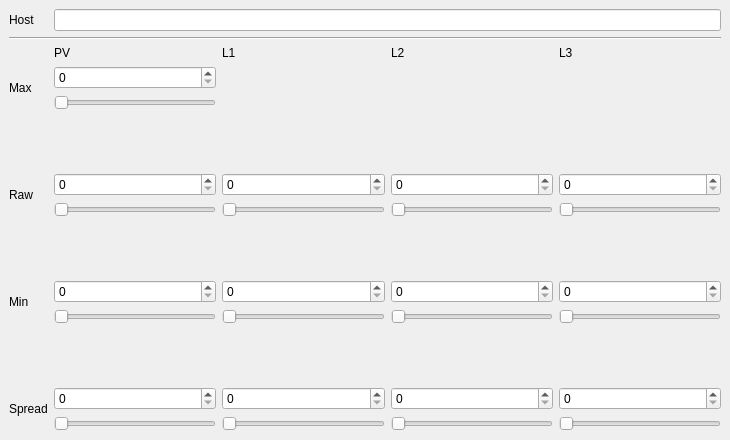
<?xml version="1.0" encoding="UTF-8"?>
<ui version="4.0">
 <class>PowerManagerEmu</class>
 <widget class="QMainWindow" name="PowerManagerEmu">
  <property name="geometry">
   <rect>
    <x>0</x>
    <y>0</y>
    <width>730</width>
    <height>440</height>
   </rect>
  </property>
  <property name="windowTitle">
   <string>Power Manager Emulator</string>
  </property>
  <widget class="QWidget" name="centralwidget">
   <layout class="QVBoxLayout" name="verticalLayout">
    <item>
     <layout class="QGridLayout" name="gridLayout">
      <item row="11" column="1">
       <spacer name="verticalSpacer_2">
        <property name="orientation">
         <enum>Qt::Vertical</enum>
        </property>
        <property name="sizeHint" stdset="0">
         <size>
          <width>20</width>
          <height>40</height>
         </size>
        </property>
       </spacer>
      </item>
      <item row="9" column="3">
       <widget class="QSpinBox" name="spin_min_l2"/>
      </item>
      <item row="8" column="1">
       <spacer name="verticalSpacer">
        <property name="orientation">
         <enum>Qt::Vertical</enum>
        </property>
        <property name="sizeHint" stdset="0">
         <size>
          <width>20</width>
          <height>40</height>
         </size>
        </property>
       </spacer>
      </item>
      <item row="12" column="2">
       <widget class="QSpinBox" name="spin_spread_l1"/>
      </item>
      <item row="10" column="4">
       <widget class="QSlider" name="slider_min_l3">
        <property name="orientation">
         <enum>Qt::Horizontal</enum>
        </property>
       </widget>
      </item>
      <item row="7" column="3">
       <widget class="QSlider" name="slider_raw_l2">
        <property name="orientation">
         <enum>Qt::Horizontal</enum>
        </property>
       </widget>
      </item>
      <item row="12" column="1">
       <widget class="QSpinBox" name="spin_spread_pv"/>
      </item>
      <item row="12" column="3">
       <widget class="QSpinBox" name="spin_spread_l2"/>
      </item>
      <item row="6" column="1">
       <widget class="QSpinBox" name="spin_raw_pv"/>
      </item>
      <item row="6" column="2">
       <widget class="QSpinBox" name="spin_raw_l1"/>
      </item>
      <item row="3" column="1">
       <widget class="QSpinBox" name="spin_max_pv"/>
      </item>
      <item row="0" column="1" colspan="4">
       <widget class="QLineEdit" name="edit_host"/>
      </item>
      <item row="10" column="3">
       <widget class="QSlider" name="slider_min_l2">
        <property name="orientation">
         <enum>Qt::Horizontal</enum>
        </property>
       </widget>
      </item>
      <item row="10" column="2">
       <widget class="QSlider" name="slider_min_l1">
        <property name="orientation">
         <enum>Qt::Horizontal</enum>
        </property>
       </widget>
      </item>
      <item row="6" column="4">
       <widget class="QSpinBox" name="spin_raw_l3"/>
      </item>
      <item row="2" column="2">
       <widget class="QLabel" name="label_2">
        <property name="text">
         <string>L1</string>
        </property>
       </widget>
      </item>
      <item row="2" column="1">
       <widget class="QLabel" name="label">
        <property name="text">
         <string>PV</string>
        </property>
       </widget>
      </item>
      <item row="7" column="2">
       <widget class="QSlider" name="slider_raw_l1">
        <property name="orientation">
         <enum>Qt::Horizontal</enum>
        </property>
       </widget>
      </item>
      <item row="2" column="4">
       <widget class="QLabel" name="label_4">
        <property name="text">
         <string>L3</string>
        </property>
       </widget>
      </item>
      <item row="0" column="0">
       <widget class="QLabel" name="label_10">
        <property name="text">
         <string>Host</string>
        </property>
       </widget>
      </item>
      <item row="13" column="1">
       <widget class="QSlider" name="slider_spread_pv">
        <property name="orientation">
         <enum>Qt::Horizontal</enum>
        </property>
       </widget>
      </item>
      <item row="9" column="2">
       <widget class="QSpinBox" name="spin_min_l1"/>
      </item>
      <item row="4" column="1">
       <widget class="QSlider" name="slider_max_pv">
        <property name="orientation">
         <enum>Qt::Horizontal</enum>
        </property>
       </widget>
      </item>
      <item row="9" column="1">
       <widget class="QSpinBox" name="spin_min_pv"/>
      </item>
      <item row="13" column="2">
       <widget class="QSlider" name="slider_spread_l1">
        <property name="orientation">
         <enum>Qt::Horizontal</enum>
        </property>
       </widget>
      </item>
      <item row="6" column="3">
       <widget class="QSpinBox" name="spin_raw_l2"/>
      </item>
      <item row="9" column="4">
       <widget class="QSpinBox" name="spin_min_l3"/>
      </item>
      <item row="3" column="0" rowspan="2">
       <widget class="QLabel" name="label_8">
        <property name="text">
         <string>Max</string>
        </property>
       </widget>
      </item>
      <item row="5" column="1">
       <spacer name="verticalSpacer_3">
        <property name="orientation">
         <enum>Qt::Vertical</enum>
        </property>
        <property name="sizeHint" stdset="0">
         <size>
          <width>20</width>
          <height>40</height>
         </size>
        </property>
       </spacer>
      </item>
      <item row="2" column="3">
       <widget class="QLabel" name="label_3">
        <property name="text">
         <string>L2</string>
        </property>
       </widget>
      </item>
      <item row="9" column="0" rowspan="2">
       <widget class="QLabel" name="label_6">
        <property name="text">
         <string>Min</string>
        </property>
       </widget>
      </item>
      <item row="13" column="4">
       <widget class="QSlider" name="slider_spread_l3">
        <property name="orientation">
         <enum>Qt::Horizontal</enum>
        </property>
       </widget>
      </item>
      <item row="12" column="0" rowspan="2">
       <widget class="QLabel" name="label_7">
        <property name="text">
         <string>Spread</string>
        </property>
       </widget>
      </item>
      <item row="10" column="1">
       <widget class="QSlider" name="slider_min_pv">
        <property name="orientation">
         <enum>Qt::Horizontal</enum>
        </property>
       </widget>
      </item>
      <item row="6" column="0" rowspan="2">
       <widget class="QLabel" name="label_5">
        <property name="text">
         <string>Raw</string>
        </property>
       </widget>
      </item>
      <item row="7" column="4">
       <widget class="QSlider" name="slider_raw_l3">
        <property name="orientation">
         <enum>Qt::Horizontal</enum>
        </property>
       </widget>
      </item>
      <item row="7" column="1">
       <widget class="QSlider" name="slider_raw_pv">
        <property name="orientation">
         <enum>Qt::Horizontal</enum>
        </property>
       </widget>
      </item>
      <item row="12" column="4">
       <widget class="QSpinBox" name="spin_spread_l3"/>
      </item>
      <item row="13" column="3">
       <widget class="QSlider" name="slider_spread_l2">
        <property name="orientation">
         <enum>Qt::Horizontal</enum>
        </property>
       </widget>
      </item>
      <item row="1" column="0" colspan="5">
       <widget class="Line" name="line">
        <property name="orientation">
         <enum>Qt::Horizontal</enum>
        </property>
       </widget>
      </item>
     </layout>
    </item>
   </layout>
  </widget>
 </widget>
 <tabstops>
  <tabstop>edit_host</tabstop>
  <tabstop>spin_max_pv</tabstop>
  <tabstop>slider_max_pv</tabstop>
  <tabstop>spin_raw_pv</tabstop>
  <tabstop>spin_raw_l1</tabstop>
  <tabstop>spin_raw_l2</tabstop>
  <tabstop>spin_raw_l3</tabstop>
  <tabstop>slider_raw_pv</tabstop>
  <tabstop>slider_raw_l1</tabstop>
  <tabstop>slider_raw_l2</tabstop>
  <tabstop>slider_raw_l3</tabstop>
  <tabstop>spin_min_pv</tabstop>
  <tabstop>spin_min_l1</tabstop>
  <tabstop>spin_min_l2</tabstop>
  <tabstop>spin_min_l3</tabstop>
  <tabstop>slider_min_pv</tabstop>
  <tabstop>slider_min_l1</tabstop>
  <tabstop>slider_min_l2</tabstop>
  <tabstop>slider_min_l3</tabstop>
  <tabstop>spin_spread_pv</tabstop>
  <tabstop>spin_spread_l1</tabstop>
  <tabstop>spin_spread_l2</tabstop>
  <tabstop>spin_spread_l3</tabstop>
  <tabstop>slider_spread_pv</tabstop>
  <tabstop>slider_spread_l1</tabstop>
  <tabstop>slider_spread_l2</tabstop>
  <tabstop>slider_spread_l3</tabstop>
 </tabstops>
 <resources/>
 <connections/>
</ui>
